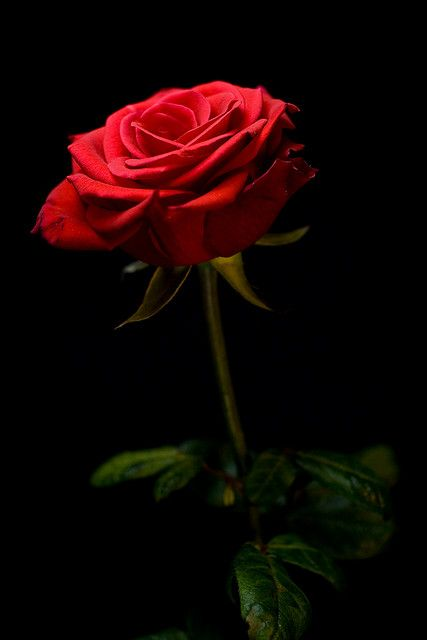
#> input picture test_images/051d9f97d2c17d33a726e2b8f0a72a05.jpg, 427 x 640 px, given as the content of the folder /content/images/red rose, which was not available
$ jupyter execute --allow-errors Mini_Project.ipynb   (shell and % lines are left out)   (text cells are left out)
#> lines starting #> are read from the running program, lines starting #| are printed output that depends on the picture; pictures that were not available may be replaced by others from this repository, and a replacement may not be noted
[cell 1]
import bing_image_downloader
from bing_image_downloader import downloader

[cell 2]
downloader.download('red rose', limit=20,  output_dir='images', adult_filter_off=True, force_replace=False, timeout=60)
#> (this line was passed over: bing_image_downloader is not available in this run)

[cell 3]
downloader.download('white tulip', limit=20,  output_dir='images', adult_filter_off=True, force_replace=False, timeout=60)
#> (this line was passed over: bing_image_downloader is not available in this run)

[cell 4]
import numpy as np
from skimage.transform import resize
from skimage.io import imread
import matplotlib.pyplot as plt
import os

target = []
images = []
flat_data = []

DATADIR = '/content/images'
CATEGORIES = ['red rose','white tulip']

for category in CATEGORIES:
  class_num = CATEGORIES.index(category)
  path = os.path.join(DATADIR,category)
  for img in os.listdir(path):
    img_array = imread(os.path.join(path,img))
#> img_array is the input picture: shape (640, 427, 3); mean R, G, B 19.4, 4.9, 3.1
    img_resized = resize(img_array,(100,100,3))
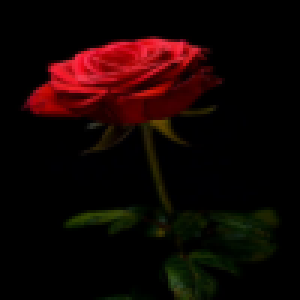
#> img_resized: shape (100, 100, 3) float64 (shown 3 times larger); mean R, G, B 0.0759, 0.0191, 0.012
    flat_data.append(img_resized.flatten())
    images.append(img_resized)
    target.append(class_num)

target = np.array(target)
images = np.array(images)
flat_data = np.array(flat_data)

[cell 5]
import pandas as pd
df = pd.DataFrame(flat_data)
#> df = table of 2 rows and 30000 columns
df['Target'] = target
df
#> Out = table of 2 rows and 30001 columns

[cell 6]
x = df.iloc[:,0:30000].values
y = df.iloc[:,30000].values
#> y = [0, 1]

[cell 7]
from sklearn.model_selection import GridSearchCV
from sklearn.neighbors import KNeighborsClassifier
import numpy as np
z = np.arange(1,33)
param = {'n_neighbors':z}
model = KNeighborsClassifier()
model_grid = GridSearchCV(model,param)
#> (the rest of this cell did not finish here and is left out)

[cell 8]
from sklearn.model_selection import train_test_split
x_train,x_test,y_train,y_test = train_test_split(x,y,random_state=0)
#> y_train = [0]; y_test = [1]

[cell 9]
from sklearn.neighbors import KNeighborsClassifier
model = KNeighborsClassifier(n_neighbors=5,metric='euclidean')

[cell 10]
from sklearn.preprocessing import MinMaxScaler
scaler = MinMaxScaler()
x_train = scaler.fit_transform(x_train)
x_test = scaler.transform(x_test)

[cell 11]
model.fit(x_train,y_train)

#> (a cell that did not finish here is left out)

#> (a cell that did not finish here is left out)

[cell 14]
i = 10
#> (the rest of this cell did not finish here and is left out)

[cell 15]
i = 10
#> (the rest of this cell did not finish here and is left out)

[cell 16]
from sklearn.metrics import accuracy_score
#> (the rest of this cell did not finish here and is left out)

[cell 17]
testimg = plt.imread('/content/drive/My Drive/MINI PROJECT/test_images/Red-Rose.jpg')
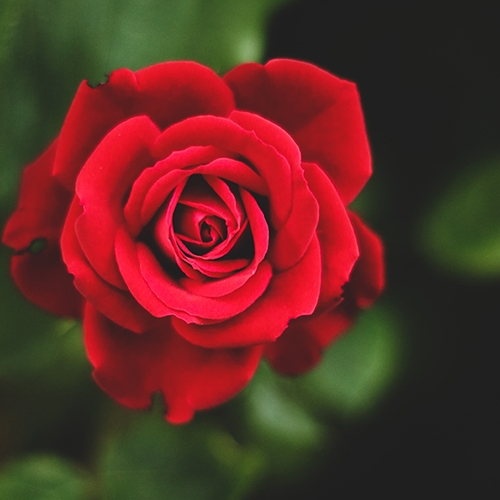
#> input picture test_images/Red-Rose.jpg, 500 x 500 px, found by its file name
#> testimg is the input picture: shape (500, 500, 3); mean R, G, B 94.3, 44.1, 37
plt.imshow(testimg)

[cell 18]
import cv2
a = cv2.resize(testimg,(100,100))
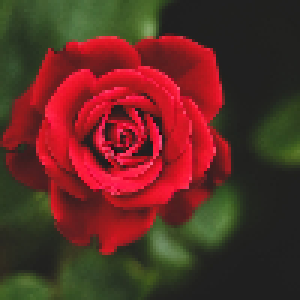
#> a: shape (100, 100, 3) (shown 3 times larger); mean R, G, B 94.3, 44.1, 37
plt.imshow(a)

[cell 19]
import numpy as np
from PIL import Image

img = a
arr = np.array(img)

# record the original shape
shape = arr.shape
#> shape = (100, 100, 3)

# make a 1-dimensional view of arr
flat_arr = arr.ravel()

# convert it to a matrix
vector = np.matrix(flat_arr)

A = np.squeeze(np.asarray(vector))
A = A.reshape(1,-1)

[cell 20]
x_train.shape
#> Out = (1, 30000)
